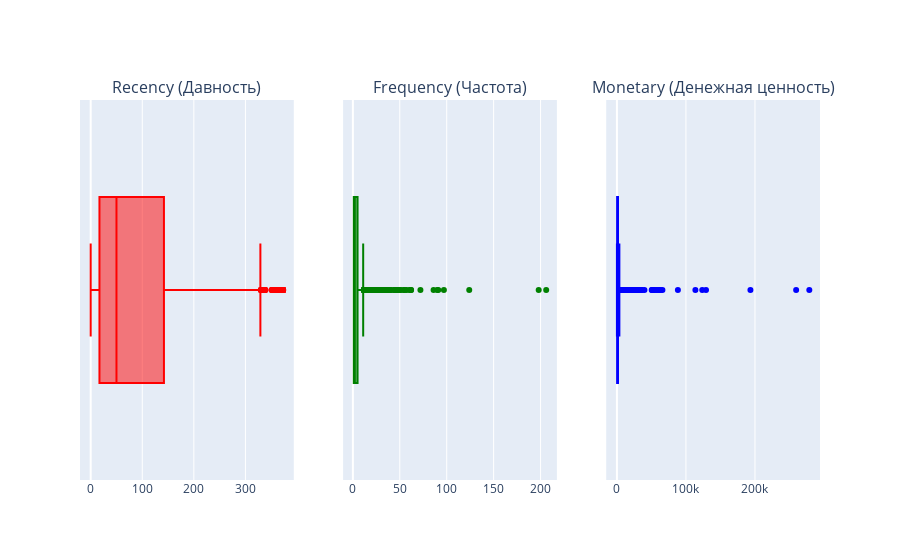

The notebook cell saved with this chart:
### Markdown cell above
Теперь давайте взглянем на коробчатые диаграммы для каждого из признаков:

### Code cell
color_list = [['red'], ['green'], ['blue']]
boxes = [px.box(rfm_table, x=column, color_discrete_sequence=color_list[i]) for i, column in enumerate(rfm_table.columns)]
fig = make_subplots(
    rows=1, cols=3, 
    subplot_titles=(
        'Recency (Давность)', 'Frequency (Частота)', 'Monetary (Денежная ценность)'
    )
)

for i, box in enumerate(boxes):
    fig.add_trace(boxes[i]['data'][0], row=1, col=i+1)

fig.update_layout(showlegend=True)
fig.show();

### Figure 1 — Plotly figure (JSON) as saved in the notebook; plotly's stock layout.template omitted (floating-point values rounded to 4 significant figures; data arrays with more than 128 entries replaced by an {"elided": "..."} marker saying what was removed)
{"data": [{"alignmentgroup": "True", "hovertemplate": "Recency=%{x}<extra></extra>", "legendgroup": "", "marker": {"color": "red"}, "name": "", "notched": false, "offsetgroup": "", "orientation": "h", "showlegend": false, "type": "box", "x": {"elided": "4334 int values"}, "x0": " ", "xaxis": "x", "y0": " ", "yaxis": "y"}, {"alignmentgroup": "True", "hovertemplate": "Frequency=%{x}<extra></extra>", "legendgroup": "", "marker": {"color": "green"}, "name": "", "notched": false, "offsetgroup": "", "orientation": "h", "showlegend": false, "type": "box", "x": {"elided": "4334 int values"}, "x0": " ", "xaxis": "x2", "y0": " ", "yaxis": "y2"}, {"alignmentgroup": "True", "hovertemplate": "Monetary=%{x}<extra></extra>", "legendgroup": "", "marker": {"color": "blue"}, "name": "", "notched": false, "offsetgroup": "", "orientation": "h", "showlegend": false, "type": "box", "x": {"elided": "4334 float values"}, "x0": " ", "xaxis": "x3", "y0": " ", "yaxis": "y3"}], "layout": {"annotations": [{"font": {"size": 16}, "showarrow": false, "text": "Recency (Давность)", "x": 0.1444, "xanchor": "center", "xref": "paper", "y": 1, "yanchor": "bottom", "yref": "paper"}, {"font": {"size": 16}, "showarrow": false, "text": "Frequency (Частота)", "x": 0.5, "xanchor": "center", "xref": "paper", "y": 1, "yanchor": "bottom", "yref": "paper"}, {"font": {"size": 16}, "showarrow": false, "text": "Monetary (Денежная ценность)", "x": 0.8556, "xanchor": "center", "xref": "paper", "y": 1, "yanchor": "bottom", "yref": "paper"}], "showlegend": true, "xaxis": {"anchor": "y", "domain": [0, 0.2889]}, "xaxis2": {"anchor": "y2", "domain": [0.3556, 0.6444]}, "xaxis3": {"anchor": "y3", "domain": [0.7111, 1]}, "yaxis": {"anchor": "x", "domain": [0, 1]}, "yaxis2": {"anchor": "x2", "domain": [0, 1]}, "yaxis3": {"anchor": "x3", "domain": [0, 1]}}}
